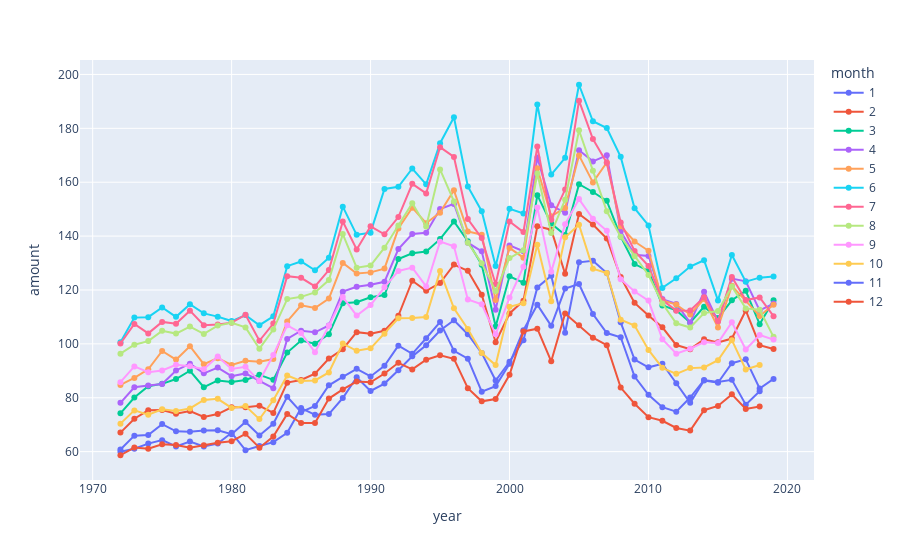

Notebook cell for this chart:
### Code cell
fig = px.line(df, x='year', y='amount', color='month', markers=True)
fig.show()
